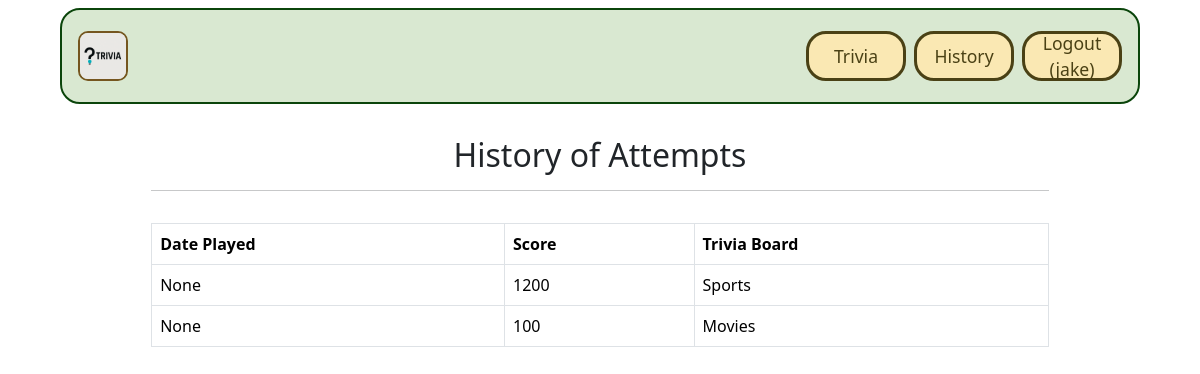
Page /trivias/history/ (signed in) on the committed database.
### trivias/models.py (models this page shows, shortened)
class TriviaScore(models.Model):
    user = models.ForeignKey(User, on_delete=models.CASCADE)
    trivia = models.ForeignKey('Trivia', on_delete=models.CASCADE)
    score = models.IntegerField(default=0)
    last_played = models.DateTimeField(null=True, blank=True)

class Trivia(models.Model):
    id = models.AutoField(primary_key=True)
    name = models.CharField(max_length=255)
    difficulty = models.CharField(max_length=255)
    image = models.ImageField(upload_to='trivia_images/')
    url = models.CharField(max_length=255, blank=True, null=True)

### trivias/views.py (the view)
# urls.py: path('history/', views.history, name='history'),
def history(request):
    if request.user.is_authenticated:
        trivia_scores = TriviaScore.objects.filter(user=request.user).order_by('-last_played')
    else:
        trivia_scores = []
    return render(request, 'trivias/history.html', {'trivia_scores': trivia_scores})

### trivias/templates/trivias/history.html
{% extends 'base.html' %}
{% block content %}
<div class="p-3">
    <div class="container">
        <div class="row mt-3">
            <div class="col mx-auto mb-3 text-center">
                <h2>History of Attempts</h2>
                <hr />
            </div>
        </div>
        {% if trivia_scores %}
        <div class="row">
            <div class="col">
                <table class="table table-bordered">
                    <thead>
                        <tr>
                            <th>Date Played</th>
                            <th>Score</th>
                            <th>Trivia Board</th>
                        </tr>
                    </thead>
                    <tbody>
                        {% for score in trivia_scores %}
                        <tr>
                            <td>{{ score.last_played }}</td>
                            <td>{{ score.score }}</td>
                            <td>{{ score.trivia.name }}</td>
                        </tr>
                        {% endfor %}
                    </tbody>
                </table>
            </div>
        </div>
        {% else %}
        <div class="alert alert-info">
            No attempts yet for this trivia board.
        </div>
        {% endif %}
    </div>
</div>
{% endblock %}

### GTMovieStore/templates/base.html (shortened to what this page needs)
<!DOCTYPE html>
<html lang="en">
  {% load static %}
  <head>
    <link href="https://cdn.jsdelivr.net/npm/bootstrap@5.3.0/dist/css/bootstrap.min.css" rel="stylesheet">
    <link href="https://cdn.jsdelivr.net/npm/bootstrap@5.3.3/dist/css/bootstrap.min.css" rel="stylesheet">
    <link rel="stylesheet" href="https://cdnjs.cloudflare.com/ajax/libs/font-awesome/6.1.1/css/all.min.css">
    <link rel="stylesheet" type="text/css" href="{% static 'css/style.css' %}">
  </head>
  <body>
    <nav class="p-3 navbar navbar-dark bg-border navbar-expand-lg">
        <a class="navbar-brand" href="{% url 'home.index' %}">
          <img src="{% static 'img/Home_Trivia.png' %}" alt="logo" height="40" />
        </a>
        <div class="collapse navbar-collapse" id="navbarNavAltMarkup">
          <div class="navbar-nav ms-auto navbar-ml">
            <a class="nav-link bg-green" href="{% url 'trivias.index' %}">Trivia</a>
            {% if user.is_authenticated %}
              <a class="nav-link bg-yellow" href="{% url 'history' %}">History</a>
              <a class="nav-link bg-red" href="{% url 'accounts.logout' %}">
                <p class="nav-text">Logout ({{ user.username }})</p>
              </a>
            {% else %}
              <a class="nav-link" href="{% url 'home.about' %}"><p class="nav-text">About</p></a>
              <a class="nav-link" href="{% url 'accounts.login' %}"><p class="nav-text">Login</p></a>
              <a class="nav-link" href="{% url 'accounts.signup' %}"><p class="nav-text">Sign Up</p></a>
            {% endif %}
          </div>
        </div>
    </nav>
    <div class="container">
      {% block content %}
      {% endblock content %}
    </div>
  </body>
</html>

### GTMovieStore/static/css/style.css (style rules this page uses)
body { display: flex; flex-direction: column; align-items: center; min-height: 100vh; padding: 8px 0 0 0; margin: 0; }
.bg-border { border: 2px solid #0b450b; background-color: #d9e8d1; }
.navbar { width: 90%; border-radius: 20px; }
.navbar a.nav-link { text-align: center; width: 100px; font-size: 1.1rem; margin-left: 8px; border-radius: 20px; color: #4a4115 !important; display: flex; justify-content: center; align-items: center; height: 50px; background-color: #fae8b3 !important; border: 3px solid #4a4115; }
.nav-text { margin: 0; }
.navbar-brand img { border: 2px solid #75561f; border-radius: 10px; height: 50px; }
.bg-green { background-color: #0b450b !important; }
.bg-red { background-color: #e81919 !important; }
.bg-yellow { background-color: #f5c200 !important; }
.container { width: 90%; }

### rows in the picture
TriviaScore: last_played "None", score "1200", trivia.name "Sports"
TriviaScore: last_played "None", score "100", trivia.name "Movies"

### other values in the picture
{{ user.username }} "jake"
